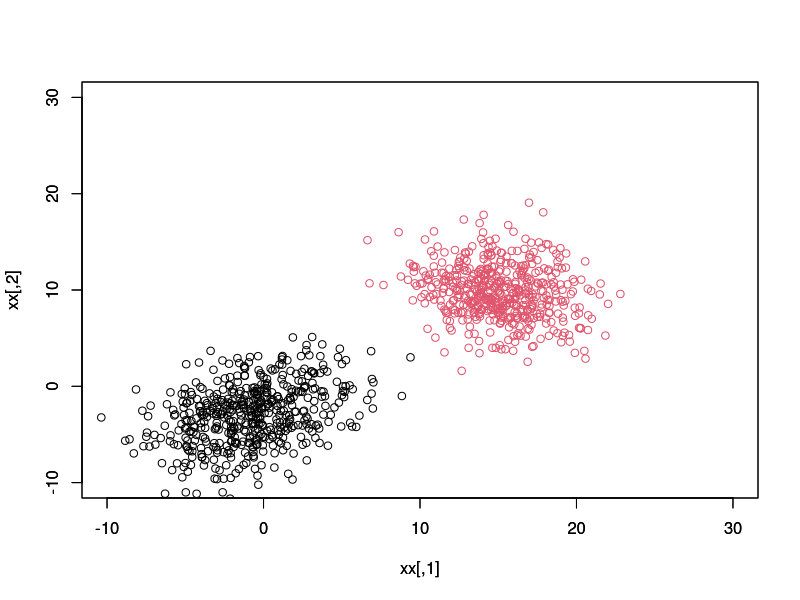

Source code (R):
rm(list=ls())
graphics.off()
# let us generate data
labelsNr<-2 #number of labels
labelsJ<-1:1:labelsNr #labels are numbers 1,2,3,4
labelsI<-1:1:500 #number of data points for label 500

#When the number of dimensions equals 2 -> bivariate normal distribution 
#that is defined with a two-dimensional vector of means, 
#m=(m1,m2) and covariance matrix sigma  ??=[(??1)^2, ??12, ??21, (??2)^2].
#reference: https://www.itl.nist.gov/div898/handbook/pmc/section5/pmc542.htm

sigma1<-matrix(c(10,4,4,10),ncol=2) #covariance matrix of sigmas, must be symmetric!!
#sigma1
sigma2<-matrix(c(8,-2,-2,8),ncol=2)
sigma3<-matrix(c(10,4,4,10),ncol=2)
sigma4<-matrix(c(12,-6,-6,12),ncol=2)
sigma5<-matrix(c(8,-5,-5,8),ncol=2)

# more ellegant way to construct 
#eig_vec_1 <- matrix(c(0.4,0.2,0.2,0.4), nrow=2, ncol=2)
#eig_vec_2 <- matrix(c(0.2,-0.1,-0.1,0.2), nrow=2, ncol=2)

#eig_val_1<- matrix(c(1,0,0,1) ,nrow=2, ncol=2)
#eig_val_2<- matrix(c(1,0,0,1) ,nrow=2, ncol=2)

#covariance matrices
#sigma1 <- eig_vec_1 %*% eig_val_1 %*% t(eig_vec_1)
#sigma2 <-  eig_vec_2 %*% eig_val_2 %*% t(eig_vec_2)

mean1=c(-1,-3) #mean of both 2 variables/dimensions
mean1
mean2=c(15,10)
#mean3=c(8,13)
#mean4=c(20,1)
#mean5=c(5,25)

#Sigmas=data.frame(sigma1,sigma2,sigma3)
Sigmas=list(sigma1,sigma2) #,sigma3,sigma4,sigma5)
Sigmas
Means=list(mean1,mean2) #,mean3,mean4,mean5)
x<-matrix(,2*500,3)  #matrix that will contain all the data

library(mvtnorm) #multivariate normal distribution library (multivariate - more than 1 dimension, variable)

for (j in seq(along=labelsJ)){
  sigma=Sigmas[[j]]
  mean=Means[[j]]
  xx <- rmvnorm(n=500, mean=mean, sigma=sigma) #random multivariate normal distribution function
  #a<-switch(j,"red","green","blue","pink"); #dot color
  plot(xx,col=j,type="p",xlim=c(-10,30),ylim=c(-10,30)) #plot xx
  par(new=TRUE) #to include the previous plot on the previous = combine plots
  for (i in seq(along=labelsI))
  { #insert the generated data inside the x matrix and add label
   x[(j-1)*500+i, 1:2]=xx[i,]
   x[(j-1)*500+i,3]=j
  }
}

#x <- x[,1:2] # the data we used was initially prepared for the classification example please remove third column 

save(x,file="C:\\Users\\maeli\\Documents\\INSA\\4A\\Taltech\\data_mining\\ml_data_dbscan.RData")
# save(x,file="C:\\Users\\maeli\\Documents\\INSA\\4A\\Taltech\\data_mining\\Homework1\\data_withlabel.RData")

